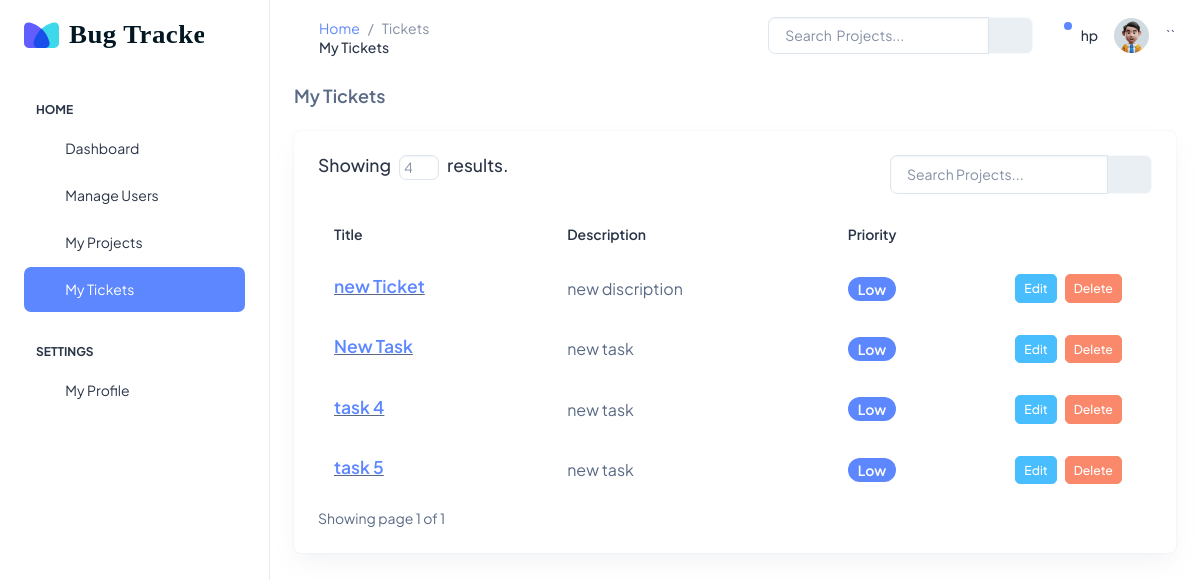
The page /tickets/ (signed in) on the database its author committed.
### users/models.py (models this page shows)
class User(AbstractUser):
    ROLE_CHOICES = (
        ("Developer", "Developer"),
        ("Project Manager", "Project Manager"),
        ("Submitter", "Submitter"),
        ("Admin", "Admin"),
    )
    role = models.CharField(
        max_length=40, default="Developer", choices=ROLE_CHOICES, blank=True, null=True
    )

### tickets/models.py (models this page shows, shortened)
class Ticket(models.Model):
    ORDER_STATUS = (
        ("new", "new"),
        ("open", "open"),
        ("inprogress", "inprogress"),
        ("resolved", "resolved"),
        ("additional information required", "additional information required"),
    )
    PRIORITY = (
        ("None", "None"),
        ("Low", "Low"),
        ("Medium", "Medium"),
        ("High", "High"),
    )
    TYPE = (
        ("Bugs/Errors", "Bugs/Errors"),
        ("Feature request", "Feature Request"),
        ("Other Comments", "Other Comments"),
        ("Traning/documents request", "Traning/documents Request"),
    )
    title = models.CharField(max_length=200)
    description = models.TextField()
    status = models.CharField(max_length=40, choices=ORDER_STATUS)
    priority = models.CharField(max_length=40, choices=PRIORITY)
    type = models.CharField(max_length=40, choices=TYPE)
    project = models.ForeignKey(to=Project, on_delete=models.CASCADE)
    submitter = models.ForeignKey(
        to=User, related_name="submitter", on_delete=models.CASCADE
    )
    developer = models.ForeignKey(
        to=User,
        related_name="developer",
        on_delete=models.CASCADE,
    )
    created_at = models.DateTimeField(auto_now_add=True)
    updated_at = models.DateTimeField(auto_now=True)

### tickets/views.py (the view)
# urls.py: path("", views.TicketListView.as_view(), name="tickets"),
class TicketListView(ListView):
    template_name = "tickets/index.html"
    model = Ticket
    context_object_name = "tickets"
    def get_queryset(self):
        if self.request.user.role != "admin":
            self.queryset = Ticket.objects.filter(developer=self.request.user)
        return super().get_queryset()
    def get_paginate_by(self, queryset):
        if self.request.GET.get("page_number"):
            self.request.session["page_number"] = self.request.GET.get("page_number")
        self.paginate_by = self.request.session.get("page_number", 5)
        return self.paginate_by

### tickets/templates/tickets/index.html (shortened to what this page needs)
{% extends 'base.html' %}
{% load static %}
{% block title %} Tickets {% endblock title %}
{% block subtitle %} My Tickets {% endblock subtitle %}
{% block content %}
<div class="row">
    <div class="col">
        <h5 class="card-title fw-semibold mb-4 r">My Tickets</h5>
    </div>
</div>
<div class="row">
    <div class="col d-flex align-items-stretch">
        <div class="card w-100">
            <div class="card-body p-4">
                <div class="row">
                    <div class="col-8">
                        <h5 class="d-flex">
                            Showing
                            <form action="{% url 'tickets' %}" method="get">
                                <input
                                    style="width: 40px; height: 25px"
                                    name="page_number"
                                    class="form-control ps-1 pe-1 mx-2"
                                    type="number"
                                    placeholder="{{object_list.count}}"
                                />
                            </form>
                            results.
                        </h5>
                    </div>
                    <div class="col-4">
                        <form action="{% url 'tickets' %}" method="GET">
                            <div class="input-group mb-3">
                                <input
                                    type="text"
                                    name="search"
                                    class="form-control"
                                    placeholder="Search Projects..."
                                    aria-label="Search"
                                    aria-describedby="basic-addon2"
                                />
                                <button
                                    class="input-group-text"
                                    id="basic-addon2"
                                    type="submit"
                                >
                                    <i class="ti ti-list-search"></i>
                                </button>
                            </div>
                        </form>
                    </div>
                </div>
                <div class="table-responsive">
                    <table class="table text-nowrap mb-0 align-middle">
                        <thead class="text-dark fs-4">
                            <tr>
                                <th class="border-bottom-0">
                                    <h6 class="fw-semibold mb-0">Title</h6>
                                </th>
                                <th class="border-bottom-0">
                                    <h6 class="fw-semibold mb-0">
                                        Description
                                    </h6>
                                </th>
                                <th class="border-bottom-0">
                                    <h6 class="fw-semibold mb-0">Priority</h6>
                                </th>
                                <th
                                    class="border-bottom-0"
                                    style="width: 20%"
                                ></th>
                            </tr>
                        </thead>
                        <tbody>
                            {% for ticket in tickets %}
                            <tr>
                                <td class="border-bottom-0">
                                    <u>
                                        <h5 class="fw-semibold mb-1">
                                            <a
                                                href="{% url 'ticket_detail' ticket.id %}"
                                            >
                                                {{ticket.title}}
                                            </a>
                                        </h5>
                                    </u>
                                </td>
                                <td class="border-bottom-0">
                                    <p class="mb-0 fw-normal">
                                        {{ticket.description}}
                                    </p>
                                </td>
                                <td class="border-bottom-0">
                                    <div
                                        class="d-flex align-items-center gap-2"
                                    >
                                        <span
                                            class="badge bg-primary rounded-3 fw-semibold"
                                            >Low</span
                                        >
                                    </div>
                                </td>
                                <td class="border-bottom-0">
                                    <div
                                        class="d-flex align-items-center justify-content-center gap-2"
                                    >
                                        <a
                                            href="{% url 'update_ticket' ticket.id%}"
                                            class="btn btn-secondary btn-sm"
                                            >Edit</a
                                        >
                                        <button
                                            class="btn btn-danger btn-sm"
                                            data-bs-toggle="modal"
                                            data-bs-target="#deleteticket{{ticket.id}}"
                                        >
                                            Delete
                                        </button>
                                    </div>
                                </td>
                            </tr>
                            {% endfor %}
                        </tbody>
                    </table>
                </div>
                <div class="pagination-container mt-2">
                    <div class="row">
                        <div class="col">
                            Showing page {{page_obj.number}} of
                            {{page_obj.paginator.num_pages}}
                        </div>
                        <div class="col d-flex justify-content-end">
                        </div>
                    </div>
                </div>
            </div>
        </div>
    </div>
</div>
{% endblock content %}

### templates/base.html (shortened to what this page needs)
{% load static %}
<html lang="en">
    <head>
        <link rel="stylesheet" href={% static "/css/styles.min.css" %} />
    </head>
    <body>
        <div
            class="page-wrapper"
            id="main-wrapper"
            data-layout="vertical"
            data-navbarbg="skin6"
            data-sidebartype="full"
            data-sidebar-position="fixed"
            data-header-position="fixed"
        >
            {% include "partials/_sidebar.html" %}
            <div class="body-wrapper">
                <header class="app-header">
                    <nav class="navbar navbar-expand-lg navbar-light">
                        <div class="d-none d-lg-block">
                            <nav aria-label="breadcrumb">
                                <ol
                                    class="px-0 pt-1 pb-0 mb-0 bg-transparent breadcrumb me-sm-6 text-white"
                                >
                                    <li class="text-sm breadcrumb-item">
                                        <a class="opacity-8" href="#">Home</a>
                                    </li>
                                    <li
                                        class="text-sm breadcrumb-item active"
                                        aria-current="page"
                                    >
                                        {% block title %}{% endblock title %}
                                    </li>
                                </ol>
                                <h6 class="mb-0 font-weight-bolder">{% block subtitle %}{% endblock subtitle %}</h6>
                            </nav>
                        </div>
                        <div
                            class="navbar-collapse justify-content-end px-0"
                            id="navbarNav"
                        >
                            <ul
                                class="navbar-nav flex-row ms-auto align-items-center justify-content-end"
                            >
                                <li>
                                    <div class="input-group me-3">
                                        <input
                                            style="height: 37px"
                                            type="search"
                                            class="form-control align-self-center"
                                            placeholder="Search  Projects..."
                                            aria-label="Search"
                                        />
                                        <span
                                            class="input-group-text text-muted"
                                        >
                                            <span
                                                class="tt"
                                                data-bs-placement="bottom"
                                                title="Search"
                                            >
                                                <i class="ti ti-search"></i>
                                            </span>
                                        </span>
                                    </div>
                                </li>
                                <li class="nav-item dropdown">
                                    <a
                                        class="nav-link nav-icon-hover"
                                        href="javascript:void(0)"
                                        id="drop2"
                                        data-bs-toggle="dropdown"
                                        aria-expanded="false"
                                    >
                                        <i class="ti ti-bell-ringing"></i>
                                        <div
                                            class="notification bg-primary rounded-circle"
                                        ></div>
                                    </a>
                                </li>
                                <h6 class="pt-2">{{user.username}}</h6>
                                <li class="nav-item dropdown">
                                    <a
                                        class="nav-link nav-icon-hover"
                                        href="javascript:void(0)"
                                        id="drop2"
                                        data-bs-toggle="dropdown"
                                        aria-expanded="false"
                                    >
                                        <img
                                            src={% static "/images/profile/user-1.jpg" %}
                                            alt=""
                                            width="35"
                                            height="35"
                                            class="rounded-circle"
                                        />
                                    </a>
                                </li>
                            </ul>``
                        </div>
                    </nav>
                </header>
                <div class="container-fluid">
                    {% block content %}
                    {% endblock content %}
                </div>
            </div>
        </div>
    </body>
</html>

### rows shown on the page
User: username "hp"
Ticket: title "new Ticket", description "new discription"
Ticket: title "New Task", description "new task"
Ticket: title "task 4", description "new task"
Ticket: title "task 5", description "new task"

### other values the page prints
{{ page_obj.number }} "1"
{{ page_obj.paginator.num_pages }} "1"
